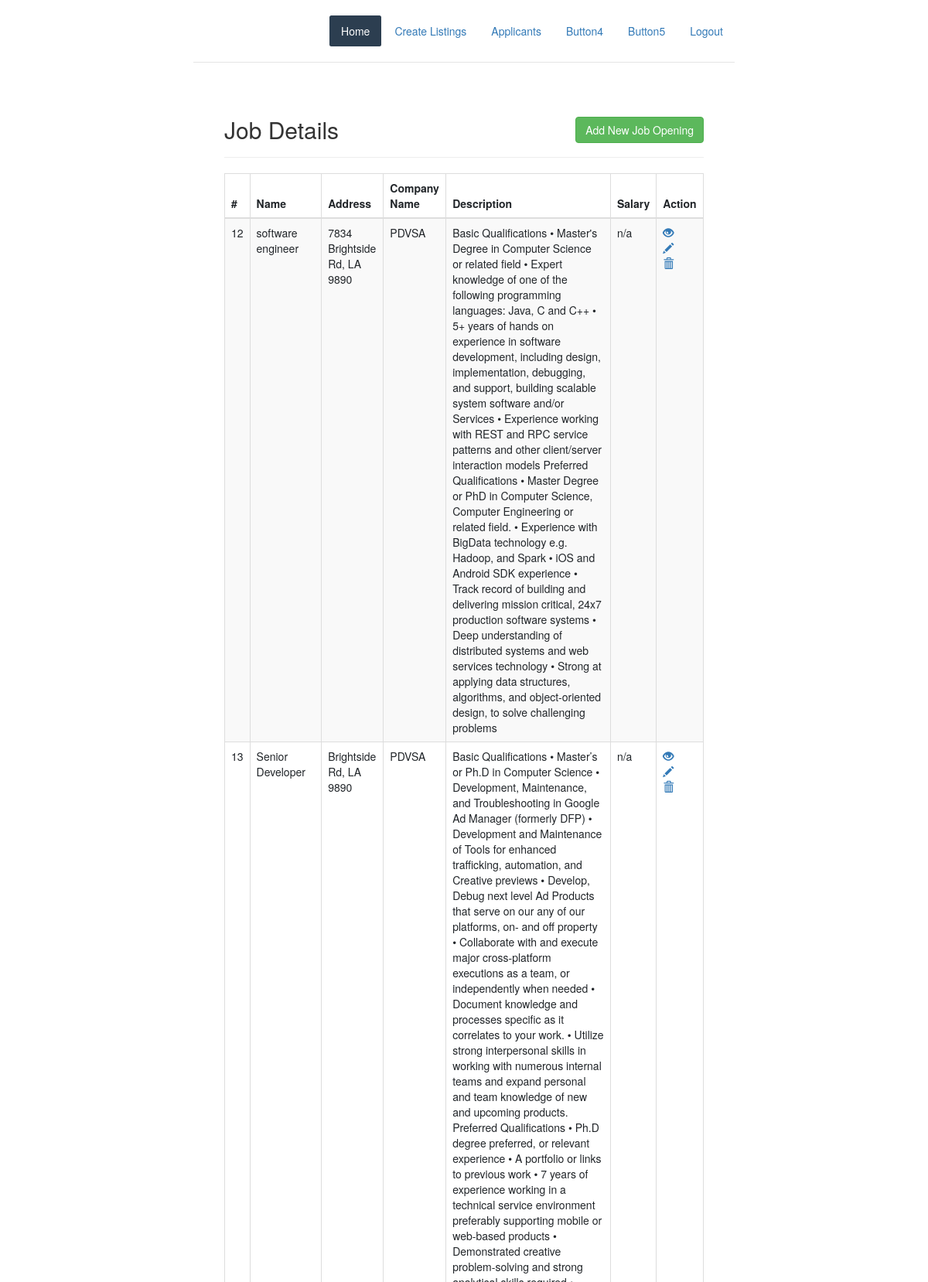
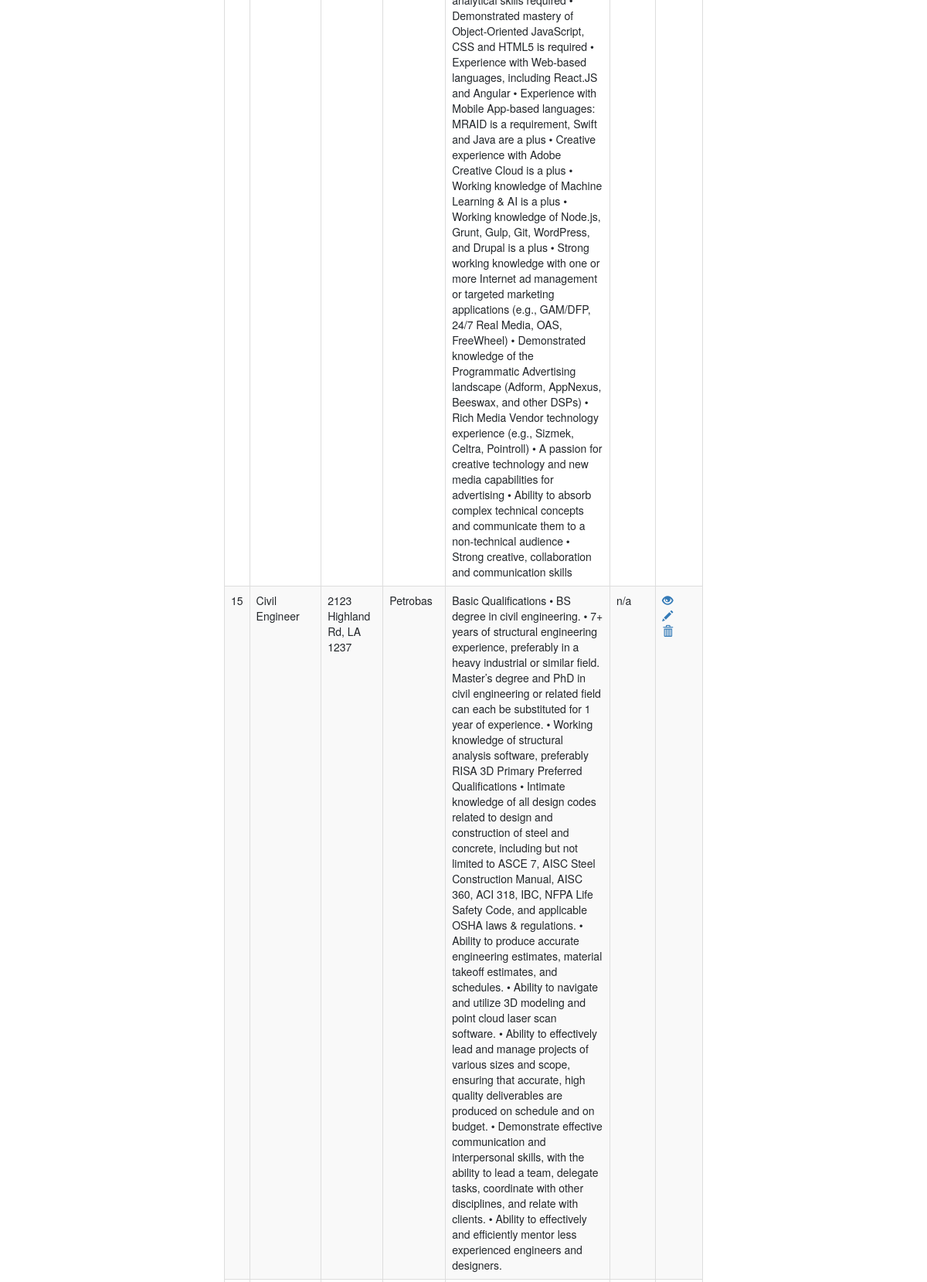
/jobapp/recruiter/ind.php (upper part), run on the app's committed database (2 pictures, top to bottom).
### tables this page shows
CREATE TABLE `Job_Opening` (
  `id` int(11) NOT NULL,
  `name` varchar(100) NOT NULL,
  `address` varchar(100) NOT NULL,
  `company` varchar(100) NOT NULL,
  `description` varchar(10000) NOT NULL,
  `salary` varchar(100) NOT NULL,
  `Date` timestamp NOT NULL DEFAULT CURRENT_TIMESTAMP ON UPDATE CURRENT_TIMESTAMP
);

### jobapp/recruiter/ind.php (the view, shortened to what this page needs)
<?php include 'inc/rheader.php' ?>
<!DOCTYPE html>
<html lang="en">
<head>
    <link rel="stylesheet" href="https://maxcdn.bootstrapcdn.com/bootstrap/3.3.7/css/bootstrap.css">
</head>
<body>
    <div class="wrapper">
        <div class="container-fluid">
            <div class="row">
                <div class="col-md-12">
                    <div class="page-header clearfix">
                        <h2 class="pull-left">Job Details</h2>
                        <a href="create.php" class="btn btn-success pull-right">Add New Job Opening</a>
                    </div>
                    <?php
                    require_once "config.php";
                    $sql = "SELECT * FROM Job_Opening";
                    if($result = mysqli_query($link, $sql)){
                        if(mysqli_num_rows($result) > 0){
                            echo "<table class='table table-bordered table-striped'>";
                                echo "<thead>";
                                    echo "<tr>";
                                        echo "<th>#</th>";
                                        echo "<th>Name</th>";
                                        echo "<th>Address</th>";
                                        echo "<th>Company Name</th>";
                                        echo "<th>Description</th>";
                                        echo "<th>Salary</th>";
                                        echo "<th>Action</th>";
                                    echo "</tr>";
                                echo "</thead>";
                                echo "<tbody>";
                                while($row = mysqli_fetch_array($result)){
                                    echo "<tr>";
                                        echo "<td>" . $row['id'] . "</td>";
                                        echo "<td>" . $row['name'] . "</td>";
                                        echo "<td>" . $row['address'] . "</td>";
                                        echo "<td>" . $row['company'] . "</td>";
                                        echo "<td>" . $row['description'] . "</td>";
                                        echo "<td>" . $row['salary'] . "</td>";
                                        echo "<td>";
                                            echo "<a href='read.php?id=". $row['id'] ."' title='View Record' data-toggle='tooltip'><span class='glyphicon glyphicon-eye-open'></span></a>";
                                            echo "<a href='update.php?id=". $row['id'] ."' title='Update Record' data-toggle='tooltip'><span class='glyphicon glyphicon-pencil'></span></a>";
                                            echo "<a href='delete.php?id=". $row['id'] ."' title='Delete Record' data-toggle='tooltip'><span class='glyphicon glyphicon-trash'></span></a>";
                                        echo "</td>";
                                    echo "</tr>";
                                }
                                echo "</tbody>";
                            echo "</table>";
                        } else{
                            echo "<p class='lead'><em>No records were found.</em></p>";
                        }
                    } else{
                        echo "ERROR: Could not able to execute $sql. " . mysqli_error($link);
                    }
                    ?>
                </div>
            </div>
        </div>
    </div>
</body>
</html>

### jobapp - Apr. 6/css/styles.css (style rules this page uses)
body { padding-top: 20px; padding-bottom: 20px; }

### jobapp/recruiter/ind.php (style rules this page uses)
.wrapper { width: 650px; margin: 0 auto; }
.page-header h2 { margin-top: 0; }
table tr td:last-child a { margin-right: 15px; }

### data on the page
job_opening: id "12", name "software engineer", address "7834 Brightside Rd, LA 9890", company "PDVSA", description "Basic Qualifications • Master's Degree in Computer Science or related field • Expert knowledge of one of the following programming languages: Java, C and C++ • 5+ years of hands on experience in software development, including design, implementation, debugging, and support, building scalable system software and/or Services • Experience working with REST and RPC service patterns and other client/server interaction models Preferred Qualifications • Master Degree or PhD in Computer Science, Computer Engineering or related field. • Experience with BigData technology e.g. Hadoop, and Spark • iOS and Android SDK experience • Track record of building and delivering mission critical, 24x7…", salary "n/a"
job_opening: id "13", name "Senior Developer", address "Brightside Rd, LA 9890", company "PDVSA", description "Basic Qualifications • Master’s or Ph.D in Computer Science • Development, Maintenance, and Troubleshooting in Google Ad Manager (formerly DFP) • Development and Maintenance of Tools for enhanced trafficking, automation, and Creative previews • Develop, Debug next level Ad Products that serve on our any of our platforms, on- and off property • Collaborate with and execute major cross-platform executions as a team, or independently when needed • Document knowledge and processes specific as it correlates to your work. • Utilize strong interpersonal skills in working with numerous internal teams and expand personal and team knowledge of new and upcoming products. Preferred Qualifications •…", salary "n/a"
job_opening: id "15", name "Civil Engineer", address "2123 Highland Rd, LA 1237", company "Petrobas", description "Basic Qualifications • BS degree in civil engineering. • 7+ years of structural engineering experience, preferably in a heavy industrial or similar field. Master’s degree and PhD in civil engineering or related field can each be substituted for 1 year of experience. • Working knowledge of structural analysis software, preferably RISA 3D Primary Preferred Qualifications • Intimate knowledge of all design codes related to design and construction of steel and concrete, including but not limited to ASCE 7, AISC Steel Construction Manual, AISC 360, ACI 318, IBC, NFPA Life Safety Code, and applicable OSHA laws & regulations. • Ability to produce accurate engineering estimates, material takeoff…", salary "n/a"
